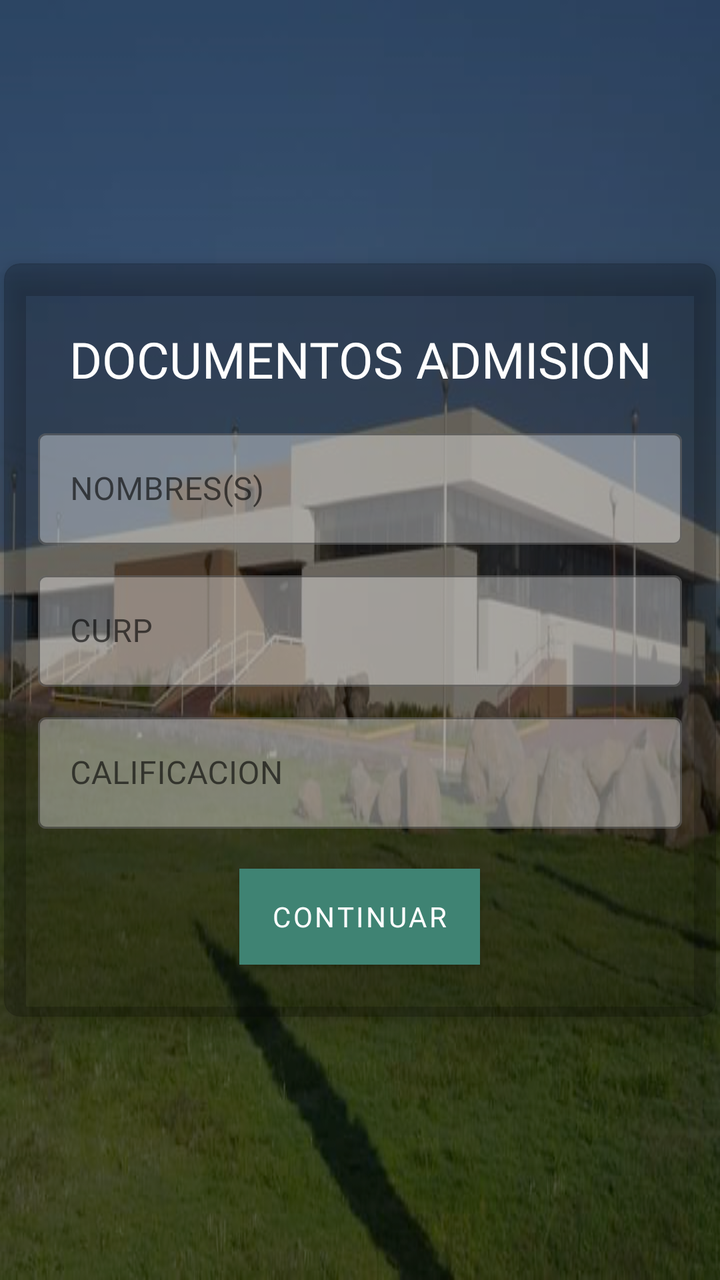
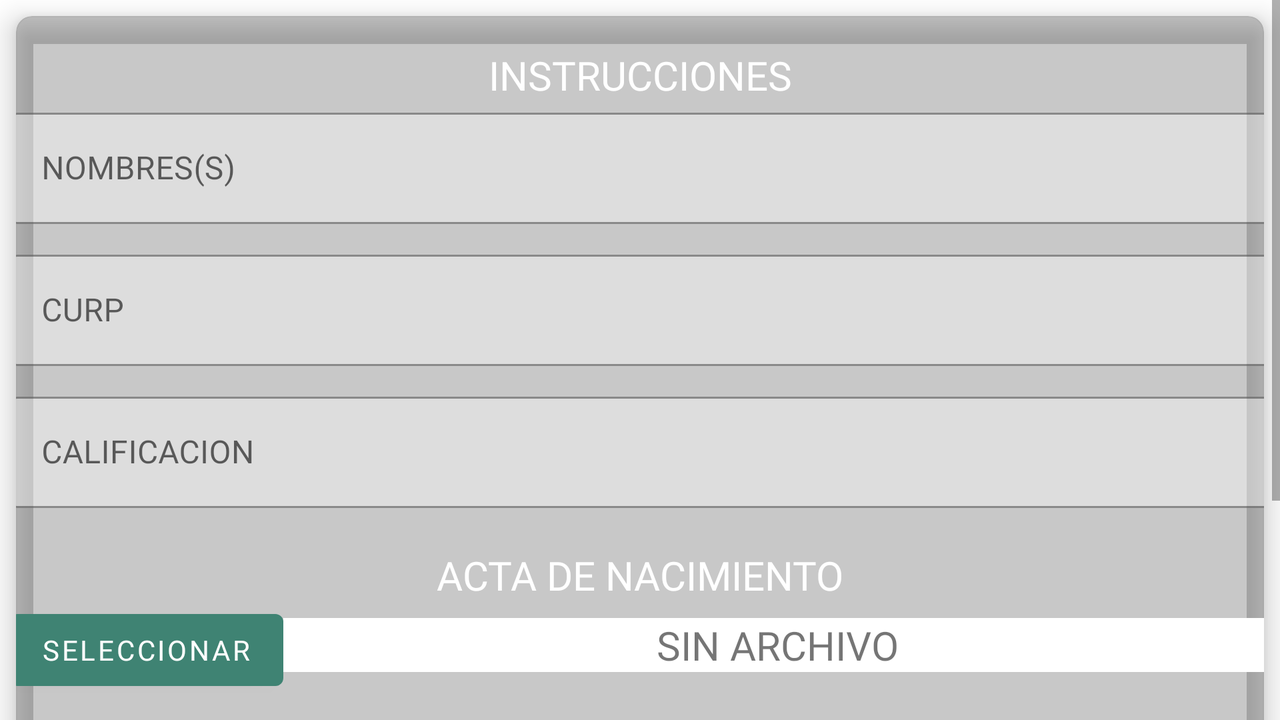

One screen, two layout resources from the same app: the default and the repository's alternative for another configuration. Each is rendered where Android would select it; the XML of both is given below.
<!-- AndroidManifest.xml: application theme Theme.Aplicacion_Alumno -->
<!-- res/layout/activity_bienvenida_aspirantes.xml -->
<?xml version="1.0" encoding="utf-8"?>
<LinearLayout xmlns:android="http://schemas.android.com/apk/res/android"
    xmlns:app="http://schemas.android.com/apk/res-auto"
    xmlns:tools="http://schemas.android.com/tools"
    android:layout_width="match_parent"
    android:layout_height="match_parent"
    tools:context=".bienvenida_aspirantes"
    android:background="@drawable/hol"
    android:orientation="horizontal">

    <ScrollView
        android:layout_width="match_parent"
        android:layout_height="match_parent">

        <androidx.cardview.widget.CardView
            android:layout_width="match_parent"
            android:layout_height="wrap_content"
            android:layout_margin="2dp"
            app:cardBackgroundColor="@color/cardview_shadow_start_color"
            app:cardCornerRadius="8dp"
            app:cardElevation="8dp"
            android:layout_gravity="center">

            <LinearLayout
                android:layout_width="354dp"
                android:layout_height="wrap_content"
                android:layout_gravity="center"
                android:gravity="center"
                android:orientation="vertical"
                android:padding="16dp">
                <TextView
                    android:layout_width="match_parent"
                    android:layout_height="wrap_content"
                    android:text="DOCUMENTOS ADMISION"
                    android:gravity="center"
                    android:layout_marginTop="15dp"
                    android:layout_marginBottom="15dp"
                    android:fontFamily="@font/montserratalternates_bold"
                    android:textSize="25dp"
                    android:textColor="@color/white"/>

                <com.google.android.material.textfield.TextInputLayout
                    android:layout_width="match_parent"
                    android:layout_height="match_parent"
                    style="@style/Widget.MaterialComponents.TextInputLayout.OutlinedBox">

                    <com.google.android.material.textfield.TextInputEditText
                        android:layout_width="match_parent"
                        android:layout_height="wrap_content"
                        android:layout_marginTop="10dp"
                        android:layout_marginBottom="10dp"
                        android:backgroundTint="@color/material_on_primary_disabled"
                        android:backgroundTintMode="add"
                        android:fontFamily="@font/montserratalternates_bold"
                        android:hint="NOMBRES(S)" />
                </com.google.android.material.textfield.TextInputLayout>

                <com.google.android.material.textfield.TextInputLayout
                    android:layout_width="match_parent"
                    android:layout_height="match_parent"
                    style="@style/Widget.MaterialComponents.TextInputLayout.OutlinedBox">

                    <com.google.android.material.textfield.TextInputEditText
                        android:layout_width="match_parent"
                        android:layout_height="wrap_content"
                        android:layout_marginTop="10dp"
                        android:layout_marginBottom="10dp"
                        android:backgroundTint="@color/material_on_primary_disabled"
                        android:backgroundTintMode="add"
                        android:fontFamily="@font/montserratalternates_bold"
                        android:hint="CURP" />
                </com.google.android.material.textfield.TextInputLayout>


                <com.google.android.material.textfield.TextInputLayout
                    android:layout_width="match_parent"
                    android:layout_height="match_parent"
                    style="@style/Widget.MaterialComponents.TextInputLayout.OutlinedBox">

                    <com.google.android.material.textfield.TextInputEditText
                        android:layout_width="match_parent"
                        android:layout_height="wrap_content"
                        android:layout_marginTop="10dp"
                        android:layout_marginBottom="10dp"
                        android:backgroundTint="@color/material_on_primary_disabled"
                        android:backgroundTintMode="add"
                        android:fontFamily="@font/montserratalternates_bold"
                        android:hint="CALIFICACION" />
                </com.google.android.material.textfield.TextInputLayout>

                <Button
                    android:layout_marginTop="10dp"
                    android:layout_width="wrap_content"
                    android:layout_height="wrap_content"
                    android:text="Continuar"
                    android:fontFamily="@font/montserratalternates_bold"
                    android:background="@color/btn"
                    android:layout_marginBottom="10dp"
                    android:onClick="Layout3"/>
            </LinearLayout>
        </androidx.cardview.widget.CardView>


    </ScrollView>
</LinearLayout>
<!-- resources referenced by this layout -->
<resources>
  <color name="btn">#228ADD</color>
  <color name="white">#FFFFFFFF</color>
  <!-- drawable hol: png bitmap (drawable-v24, 515687 bytes) -->
  <style name="Theme.Aplicacion_Alumno" parent="Theme.MaterialComponents.DayNight.NoActionBar">
          
          <item name="colorPrimary">@color/purple_500</item>
          <item name="colorPrimaryVariant">@color/purple_700</item>
          <item name="colorOnPrimary">@color/white</item>
          
          <item name="colorSecondary">@color/teal_200</item>
          <item name="colorSecondaryVariant">@color/teal_700</item>
          <item name="colorOnSecondary">@color/black</item>
          
          <item name="android:statusBarColor" tools:targetApi="l">?attr/colorPrimaryVariant</item>
          
      </style>
  <color name="purple_500">#3F8373</color>
  <color name="purple_700">#343E80</color>
  <color name="teal_200">#FF03DAC5</color>
  <color name="teal_700">#FF018786</color>
  <color name="black">#FF000000</color>
</resources>
<!-- res/layout-land/activity_bienvenida_aspirantes.xml (the repository's variant of the layout above) -->
<!-- drawn on the phone turned sideways -->
<?xml version="1.0" encoding="utf-8"?>
<LinearLayout xmlns:android="http://schemas.android.com/apk/res/android"
    xmlns:app="http://schemas.android.com/apk/res-auto"
    xmlns:tools="http://schemas.android.com/tools"
    android:layout_width="match_parent"
    android:layout_height="match_parent"
    tools:context=".bienvenida_aspirantes"
    android:background="@drawable/tesji"
    android:orientation="horizontal">

    <ScrollView
        android:layout_width="match_parent"
        android:layout_height="match_parent">

        <androidx.cardview.widget.CardView
            android:layout_width="match_parent"
            android:layout_height="wrap_content"
            android:layout_margin="8dp"
            app:cardBackgroundColor="@color/cardview_shadow_start_color"
            app:cardCornerRadius="8dp"
            app:cardElevation="8dp">

            <LinearLayout
                android:layout_width="663dp"
                android:layout_height="wrap_content"
                android:layout_gravity="center"
                android:orientation="vertical"
                android:padding="16dp">

                <TextView
                    android:layout_width="match_parent"
                    android:layout_height="wrap_content"
                    android:fontFamily="@font/montserratalternates_bold"
                    android:gravity="center"
                    android:text="INSTRUCCIONES"
                    android:textColor="@color/white"
                    android:textSize="20dp" />

                <com.google.android.material.textfield.TextInputLayout
                    style="@style/Widget.MaterialComponents.TextInputLayout.OutlinedBox"
                    android:layout_width="match_parent"
                    android:layout_height="match_parent">

                    <com.google.android.material.textfield.TextInputEditText
                        android:layout_width="match_parent"
                        android:layout_height="wrap_content"
                        android:layout_marginTop="10dp"
                        android:layout_marginBottom="10dp"
                        android:backgroundTint="@color/material_on_primary_disabled"
                        android:backgroundTintMode="add"
                        android:fontFamily="@font/montserratalternates_bold"
                        android:hint="NOMBRES(S)" />
                </com.google.android.material.textfield.TextInputLayout>

                <com.google.android.material.textfield.TextInputLayout
                    style="@style/Widget.MaterialComponents.TextInputLayout.OutlinedBox"
                    android:layout_width="match_parent"
                    android:layout_height="match_parent">

                    <com.google.android.material.textfield.TextInputEditText
                        android:layout_width="match_parent"
                        android:layout_height="wrap_content"
                        android:layout_marginTop="10dp"
                        android:layout_marginBottom="10dp"
                        android:backgroundTint="@color/material_on_primary_disabled"
                        android:backgroundTintMode="add"
                        android:fontFamily="@font/montserratalternates_bold"
                        android:hint="CURP" />
                </com.google.android.material.textfield.TextInputLayout>


                <com.google.android.material.textfield.TextInputLayout
                    style="@style/Widget.MaterialComponents.TextInputLayout.OutlinedBox"
                    android:layout_width="match_parent"
                    android:layout_height="match_parent">

                    <com.google.android.material.textfield.TextInputEditText
                        android:layout_width="match_parent"
                        android:layout_height="wrap_content"
                        android:layout_marginTop="10dp"
                        android:layout_marginBottom="10dp"
                        android:backgroundTint="@color/material_on_primary_disabled"
                        android:backgroundTintMode="add"
                        android:fontFamily="@font/montserratalternates_bold"
                        android:hint="CALIFICACION" />
                </com.google.android.material.textfield.TextInputLayout>

                <TextView
                    android:layout_width="match_parent"
                    android:layout_height="wrap_content"
                    android:layout_marginTop="10dp"
                    android:fontFamily="@font/montserratalternates_bold"
                    android:gravity="center"
                    android:text="ACTA DE NACIMIENTO"
                    android:textColor="@color/white"
                    android:textSize="20dp" />

                <LinearLayout
                    android:layout_width="match_parent"
                    android:layout_height="wrap_content"
                    android:orientation="horizontal">

                    <Button
                        android:layout_width="wrap_content"
                        android:layout_height="wrap_content"
                        android:fontFamily="@font/montserratalternates_bold"
                        android:text="SELECCIONAR" />

                    <TextView
                        android:layout_width="match_parent"
                        android:layout_height="wrap_content"
                        android:background="@color/white"
                        android:fontFamily="@font/montserratalternates_bold"
                        android:gravity="center"
                        android:text="SIN ARCHIVO"
                        android:textSize="20dp" />

                </LinearLayout>

                <TextView
                    android:layout_width="match_parent"
                    android:layout_height="wrap_content"
                    android:layout_marginTop="10dp"
                    android:fontFamily="@font/montserratalternates_bold"
                    android:gravity="center"
                    android:text="CURP"
                    android:textColor="@color/white"
                    android:textSize="20dp" />

                <LinearLayout
                    android:layout_width="match_parent"
                    android:layout_height="wrap_content"
                    android:orientation="horizontal">

                    <Button
                        android:layout_width="wrap_content"
                        android:layout_height="wrap_content"
                        android:fontFamily="@font/montserratalternates_bold"
                        android:text="SELECCIONAR" />

                    <TextView
                        android:layout_width="match_parent"
                        android:layout_height="wrap_content"
                        android:background="@color/white"
                        android:fontFamily="@font/montserratalternates_bold"
                        android:gravity="center"
                        android:text="SIN ARCHIVO"
                        android:textSize="20dp" />

                </LinearLayout>

                <Button
                    android:layout_width="wrap_content"
                    android:layout_height="wrap_content"
                    android:layout_marginTop="10dp"
                    android:layout_marginBottom="10dp"
                    android:fontFamily="@font/montserratalternates_bold"
                    android:text="FINALIZAR"
                    android:onClick="Layout3"/>
            </LinearLayout>
        </androidx.cardview.widget.CardView>


    </ScrollView>
</LinearLayout>
<!-- resources referenced by the variant -->
<!-- as the phone turned sideways resolves them -->
<resources>
  <color name="white">#FFFFFFFF</color>
  <style name="Theme.Aplicacion_Alumno" parent="Theme.MaterialComponents.DayNight.NoActionBar">
          
          <item name="colorPrimary">@color/purple_500</item>
          <item name="colorPrimaryVariant">@color/purple_700</item>
          <item name="colorOnPrimary">@color/white</item>
          
          <item name="colorSecondary">@color/teal_200</item>
          <item name="colorSecondaryVariant">@color/teal_700</item>
          <item name="colorOnSecondary">@color/black</item>
          
          <item name="android:statusBarColor" tools:targetApi="l">?attr/colorPrimaryVariant</item>
          
      </style>
  <color name="purple_500">#3F8373</color>
  <color name="purple_700">#343E80</color>
  <color name="teal_200">#FF03DAC5</color>
  <color name="teal_700">#FF018786</color>
  <color name="black">#FF000000</color>
</resources>
